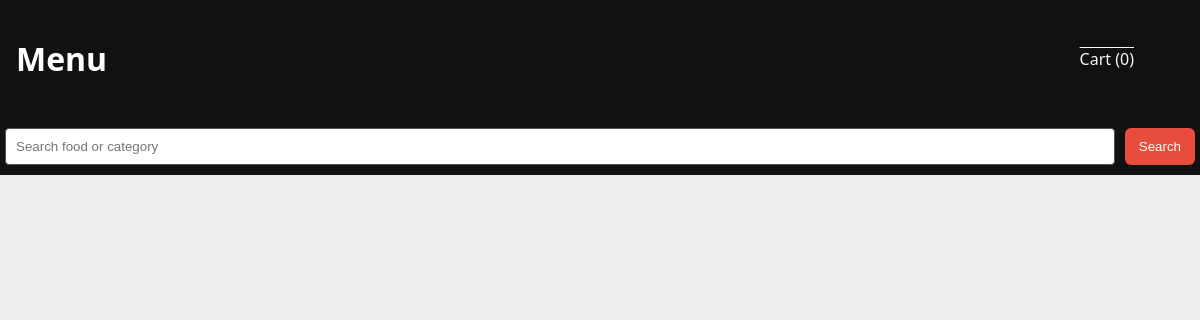
The app's page /public/index.php, older data.
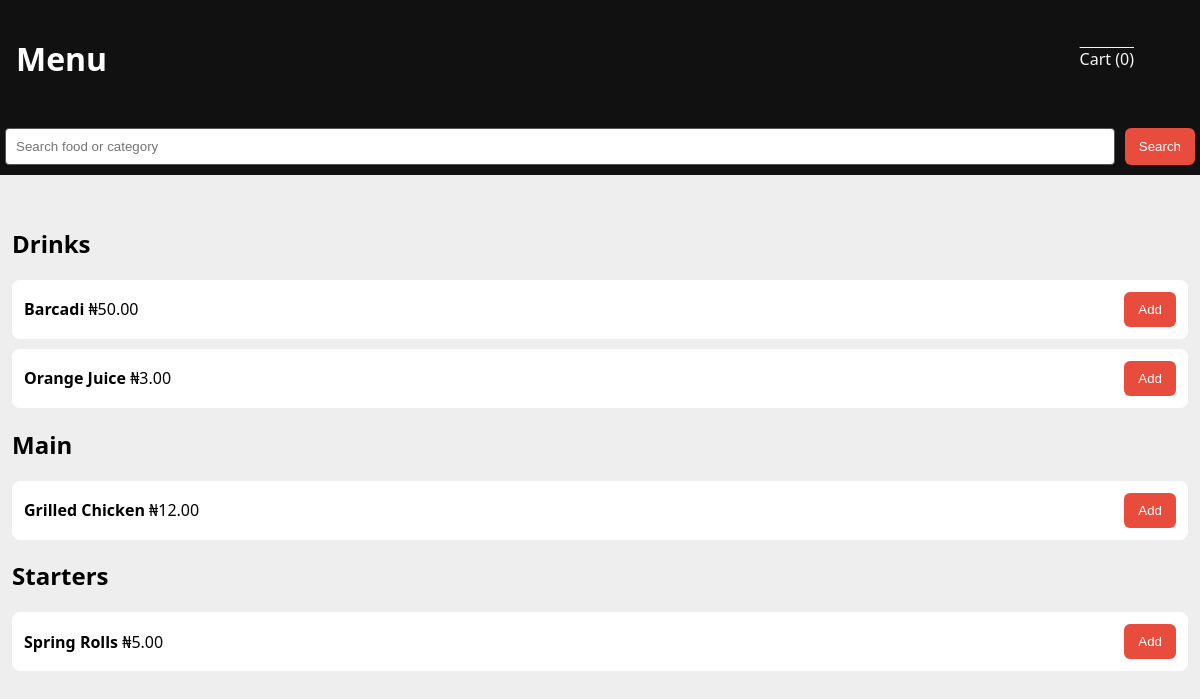
The same page, newer data.
### tables this page shows
CREATE TABLE menu_items (
    id INTEGER PRIMARY KEY AUTOINCREMENT,
    category_id INTEGER,
    name TEXT NOT NULL,
    description TEXT,
    price REAL NOT NULL,
    is_available INTEGER DEFAULT 1,
    FOREIGN KEY (category_id) REFERENCES categories(id)
);

### public/index.php (the view, shortened to what this page needs)
<?php
require __DIR__ . "/../src/database.php";
$search = trim($_GET['q'] ?? '');
$isSearch = $search !== '';
if ($isSearch) {
    $stmt = $pdo->prepare("
        SELECT m.id, m.name, m.price, c.name AS category
        FROM menu_items m
        LEFT JOIN categories c ON c.id = m.category_id
        WHERE m.name LIKE :q OR c.name LIKE :q
        ORDER BY c.name, m.name
    ");
    $stmt->execute(['q' => "%$search%"]);
    $items = $stmt->fetchAll(PDO::FETCH_ASSOC);
} else {
    $menu = $pdo->query("
        SELECT m.id, m.name, m.price, c.name AS category
        FROM menu_items m
        JOIN categories c ON c.id = m.category_id
        ORDER BY c.name, m.name
    ")->fetchAll(PDO::FETCH_ASSOC);
    $grouped = [];
    foreach ($menu as $i) {
        $grouped[$i['category']][] = $i;
    }
}
?>
<!DOCTYPE html>
<html>
<head>
<link rel="stylesheet" href="assets/css/style.css">
</head>
<body>
<header class="menu-header">
    <h1>Menu</h1>
    <a href="cart.php">Cart (<?= array_sum($_SESSION['cart']) ?>)</a>
</header>
<form class="search-bar">
    <input type="text" name="q" placeholder="Search food or category"
           value="<?= htmlspecialchars($search) ?>">
    <button>Search</button>
</form>
<main class="menu">
<?php if ($isSearch): ?>
    <h2>Results</h2>
    <?php if (!$items): ?>
        <p>No results found.</p>
    <?php endif; ?>
    <?php foreach ($items as $i): ?>
        <div class="menu-item">
            <div>
                <strong><?= htmlspecialchars($i['name']) ?></strong>
                <span><?= htmlspecialchars($i['category']) ?></span>
                <span>₦<?= number_format($i['price'], 2) ?></span>
            </div>
            <form method="POST">
                <input type="hidden" name="item_id" value="<?= $i['id'] ?>">
                <button type="submit" class="add-to-cart">Add</button>
            </form>
        </div>
    <?php endforeach; ?>
<?php else: ?>
    <?php foreach ($grouped as $cat => $items): ?>
        <section class="category">
            <h2><?= htmlspecialchars($cat) ?></h2>
            <?php foreach ($items as $i): ?>
                <div class="menu-item">
                    <div>
                        <strong><?= htmlspecialchars($i['name']) ?></strong>
                        <span>₦<?= number_format($i['price'], 2) ?></span>
                    </div>
                    <form method="POST">
                        <button type="submit" class="add-to-cart">Add</button>
                    </form>
                </div>
            <?php endforeach; ?>
        </section>
    <?php endforeach; ?>
<?php endif; ?>
</main>
</body>
</html>

Row changes from the older to the newer data that the page shows:
added menu_items: name "Barcadi", price "50.00", shown under "Drinks"
added menu_items: name "Orange Juice", price "3.00", shown under "Drinks"
added menu_items: name "Grilled Chicken", price "12.00", shown under "Main"
added menu_items: name "Spring Rolls", price "5.00", shown under "Starters"
Text that changed along with them:
new list line: "Drinks"
new list line: "Main"
new list line: "Starters"
